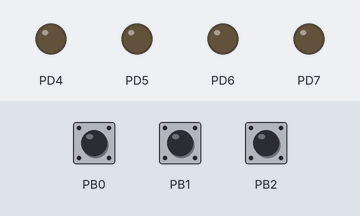
Bench run of a program on a simulated ATmega328P, built with avr-gcc and emulated at 16 MHz (the files do not name the chip). Shown: output pins drawn as LEDs (lit = HIGH). The inputs (shaded band) are chosen by the test bench; at power-on: PB0 HIGH, PB1 HIGH, PB2 HIGH.

Above: at 1.2 s.
1.3 s: PB0 pulled LOW for 0.15 s
At 1.9 s:
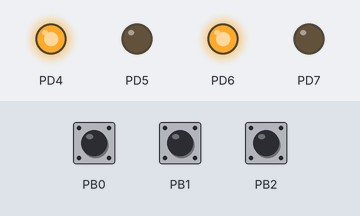
2.9 s: PB1 pulled LOW for 0.15 s
At 4.1 s:
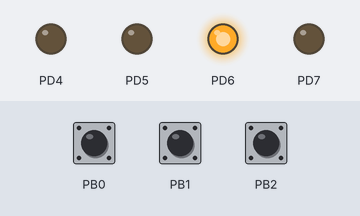
4.5 s: PB2 pulled LOW for 0.15 s
At 5.6 s:
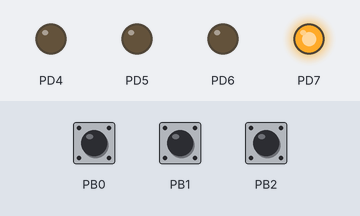
6.1 s: PB0 pulled LOW for 1 s
At 6.8 s:
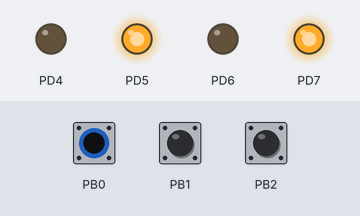
8.6 s: PB1 pulled LOW for 1 s
At 9.9 s:
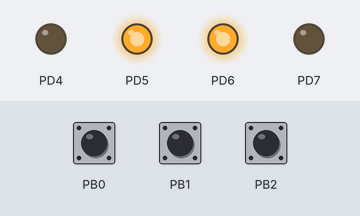
11.1 s: PB2 pulled LOW for 1 s
At 11.8 s:
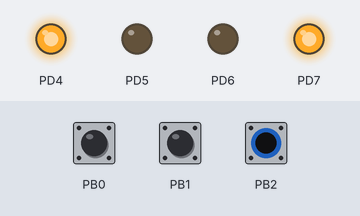
Timing chart, 0 to 14.1 s (numbered marks = the images above; inputs shaded):
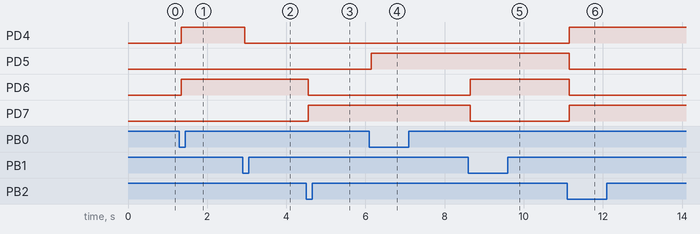

Measured:
- after the input at 1.3 s, PD4, PD6: LOW → HIGH after 0.05 s
- after the input at 2.9 s, PD4: HIGH → LOW after 0.05 s
- after the input at 4.5 s, PD6: HIGH → LOW after 0.05 s; PD7: LOW → HIGH after 0.05 s
- after the input at 6.1 s, PD5: LOW → HIGH after 0.05 s
- after the input at 8.6 s, PD6: LOW → HIGH after 0.05 s; PD7: HIGH → LOW after 0.05 s
- after the input at 11.1 s, PD4, PD7: LOW → HIGH after 0.05 s; PD5, PD6: HIGH → LOW after 0.05 s

The program:

main.cpp
```cpp
#define F_CPU 16000000UL
#include <avr/io.h>
#include <util/delay.h>

// Configurar entradas y salidas
void config(void){
    DDRD|=0xF0;//PD4 a PD7 como salidas
    DDRB&=~0x07;//PB0 a PB2 como entrada
    PORTB|=0x07;//pull-up
}
//Cambiar dirección del motor
void direccion(char sentido){
    switch(sentido){
    case 0:
        PORTD&=~0xF0;//apagar motores
        break;
    case 1:
        PORTD&=~0xF0;//apagar motores
        PORTD|=0x50;//PD4 y PD6 en alto
        break;
    case 2:
        PORTD&=~0xF0;//apagar motores
        PORTD|=0xA0;//PD5 y PD7 en alto
        break;
    }
}
void izquierda(char giro1){
    switch(giro1){
    case 0:
        PORTD&=~0xF0;//apagar motores
        break;
    case 1:
        PORTD&=~0xF0;//apagar motores
        PORTD|=0x40;//PD6 en alto
        break;
    case 2:
        PORTD&=~0xF0;//apagar motores
        PORTD|=0x60;//PD5 y PD6 en alto
        break;
    }
}
void derecha(char giro2){
    switch(giro2){
    case 0:
        PORTD&=~0xF0;//apagar motores
        break;
    case 1:
        PORTD&=~0xF0;//apagar motores
        PORTD|=0x80;//PD7 en alto
        break;
    case 2:
        PORTD&=~0xF0;//apagar motores
        PORTD|=0x90;//PD4 y PD7 en alto
        break;
    }
}
int main(void){
    config();
    char sentido=0;//0=stop, 1=adelante y 2=reversa
    char previo=1;//estado previo
    char giro1=0;//0=stop, 1=giro largo izquierda y 2=giro corto izquierda
    char giro1a=1;//estado previo
    char giro2=0;//0=stop, 1=giro largo derecha y 2=giro corto derecha
    char giro2a=1;//estado previo
    direccion(sentido);//establecer valor inicial
    izquierda(giro1);//establecer valor inicial
    derecha(giro2);//establecer valor inicial

    while(1){
        if(!(PINB&0x01)&&previo){//revisa el estado anterior
            _delay_ms(50);
            if(!(PINB&0x01)){
                sentido++;
                if(sentido>2)
                sentido=0;
                direccion(sentido);
                while(!(PINB&0x01));
                _delay_ms(50);
            }
        }
        else if(!(PINB&0x02)&&giro1a){//revisa el estado anterior
            _delay_ms(50);
            if(!(PINB&0x02)){
                giro1++;
                if(giro1>2)
                giro1=0;
                izquierda(giro1);
                while(!(PINB&0x02));
                _delay_ms(50);
            }
        }
        else if(!(PINB&0x04)&&giro2a){//revisa el estado anterior
            _delay_ms(50);
            if(!(PINB&0x04)){
                giro2++;
                if(giro2>2)
                giro2=0;
                derecha(giro2);
                while(!(PINB&0x04));
                _delay_ms(50);
            }
        }
    }
}
```
